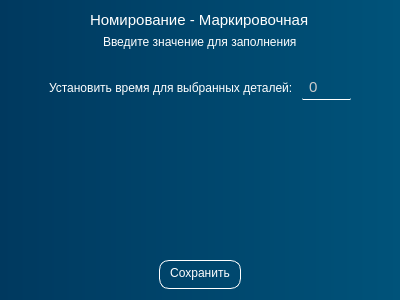
<?xml version="1.0" encoding="UTF-8"?>
<ui version="4.0">
 <class>DialogMarkirovanie</class>
 <widget class="QDialog" name="DialogMarkirovanie">
  <property name="geometry">
   <rect>
    <x>0</x>
    <y>0</y>
    <width>400</width>
    <height>300</height>
   </rect>
  </property>
  <property name="windowTitle">
   <string>Нормирование - маркировочная</string>
  </property>
  <property name="styleSheet">
   <string notr="true">color: white;
background-color: qlineargradient(spread:pad, x1:0, y1:0, x2:1, y2:0, stop:0 rgb(0, 57, 95), stop:1 rgb(0, 83, 122));
</string>
  </property>
  <layout class="QVBoxLayout" name="verticalLayout">
   <item alignment="Qt::AlignmentFlag::AlignHCenter">
    <widget class="QLabel" name="label_2">
     <property name="font">
      <font>
       <pointsize>11</pointsize>
      </font>
     </property>
     <property name="styleSheet">
      <string notr="true">background: none;</string>
     </property>
     <property name="text">
      <string>Номирование - Маркировочная</string>
     </property>
    </widget>
   </item>
   <item alignment="Qt::AlignmentFlag::AlignHCenter">
    <widget class="QLabel" name="label">
     <property name="styleSheet">
      <string notr="true">background: none;</string>
     </property>
     <property name="text">
      <string>Введите значение для заполнения</string>
     </property>
    </widget>
   </item>
   <item>
    <layout class="QHBoxLayout" name="horizontalLayout">
     <property name="topMargin">
      <number>20</number>
     </property>
     <item>
      <spacer name="horizontalSpacer">
       <property name="orientation">
        <enum>Qt::Orientation::Horizontal</enum>
       </property>
       <property name="sizeHint" stdset="0">
        <size>
         <width>40</width>
         <height>20</height>
        </size>
       </property>
      </spacer>
     </item>
     <item alignment="Qt::AlignmentFlag::AlignHCenter">
      <widget class="QLabel" name="label_3">
       <property name="styleSheet">
        <string notr="true">background: none;</string>
       </property>
       <property name="text">
        <string>Установить время для выбранных деталей: </string>
       </property>
      </widget>
     </item>
     <item alignment="Qt::AlignmentFlag::AlignHCenter">
      <widget class="QSpinBox" name="spinBox">
       <property name="styleSheet">
        <string notr="true">QSpinBox {
	padding: 2 5 2 5;	
	border: none;
	border-bottom: 1px solid white;
	border-radius: 1px;
	background: rgba(255, 255, 255, 0);
	transition: color 0.3s ease;
	transition: border-bottom 0.4s ease;
	color: rgb(204, 204, 204);
	font-size: 11pt
}

QSpinBox:disabled {
	color: rgb(120, 106, 107);
	background: rgba(255, 255, 255, 20);
}

QSpinBox:hover {
	color: rgb(255, 255, 255)
}

QSpinBox:pressed {
	border-bottom: 1px solid white;
}
</string>
       </property>
      </widget>
     </item>
     <item>
      <spacer name="horizontalSpacer_2">
       <property name="orientation">
        <enum>Qt::Orientation::Horizontal</enum>
       </property>
       <property name="sizeHint" stdset="0">
        <size>
         <width>40</width>
         <height>20</height>
        </size>
       </property>
      </spacer>
     </item>
    </layout>
   </item>
   <item>
    <spacer name="verticalSpacer">
     <property name="orientation">
      <enum>Qt::Orientation::Vertical</enum>
     </property>
     <property name="sizeHint" stdset="0">
      <size>
       <width>20</width>
       <height>40</height>
      </size>
     </property>
    </spacer>
   </item>
   <item alignment="Qt::AlignmentFlag::AlignHCenter">
    <widget class="QPushButton" name="btn_save">
     <property name="styleSheet">
      <string notr="true">QPushButton {
	border: 1px solid;
	border-color: white;
	border-radius: 10px;
	height: 20px;
	background-color: none;
	padding: 2 10 5 10;
}
QPushButton:hover {
	background-color: rgb(0, 111, 171)
}
QPushButton:pressed {
	background-color: rgb(0, 53, 93)
}</string>
     </property>
     <property name="text">
      <string>Сохранить</string>
     </property>
    </widget>
   </item>
  </layout>
 </widget>
 <resources/>
 <connections/>
</ui>
